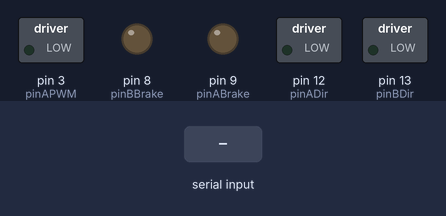
Bench run of a sketch on a simulated Arduino Uno, built with avr-gcc and run on an emulated ATmega328P. Parts: switched loads named in the sketch (green lamp = pin HIGH), output pins drawn as LEDs (lit = HIGH). The inputs (shaded band) are chosen by the test bench.

Above: at 1.2 s.
1.3 s: byte 1 (1) received over Serial
At 2.5 s:
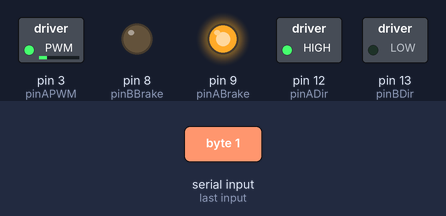
At 12.5 s:
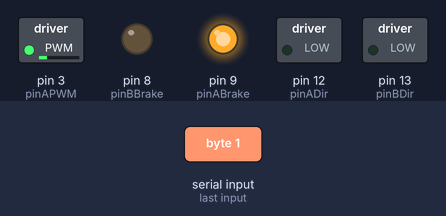
Timing chart, 0 to 12.8 s (numbered marks = the images above; inputs shaded):
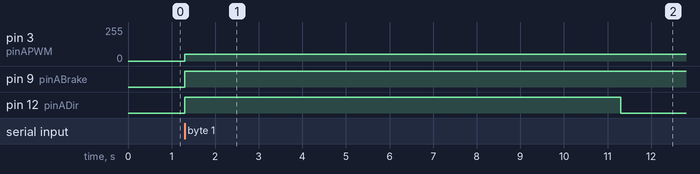

Measured:
- after the input at 1.3 s, pin 3 (pinAPWM): 0/255 → 50/255 at once; pin 9 (pinABrake): LOW → HIGH at once; pin 12 (pinADir): LOW → HIGH at once, → LOW 10.0 s later

The sketch:

sandwichmaker.ino
```cpp
const int pinAPWM = 3;
const int pinADir = 12;
const int pinABrake = 9;

const int pinBPWM = 11;
const int pinBDir = 13;
const int pinBBrake = 8;

const int pinGreen = 2;
const int pinRed = 4;

const int pos[] =
  {0, 1000, 1500, 2000, 2500, 3000, 3500, 4000, 4500, 5000};

long time = 0;
long lastTime = 0;
int ledState = LOW;
byte sandwich[10];

void motor1(int p) {
  digitalWrite(pinADir, HIGH);
  digitalWrite(pinABrake, LOW);
  analogWrite(pinAPWM, 50);
  delay(pos[p]);
  digitalWrite(pinABrake, HIGH);
  delay(1000);
  digitalWrite(pinADir, LOW);
  digitalWrite(pinABrake, LOW);
  analogWrite(pinAPWM, 50);
  delay(pos[p]);
  digitalWrite(pinABrake, HIGH);

}

void run() {
  for (int i = 0; i < 10; i++) {
    motor1(sandwich[i]);
  }
}

void flashLed(int l) {
  if (time - lastTime > 500) {
      lastTime = time;

      if (ledState == LOW)
        ledState = HIGH;
      else
        ledState = LOW;

      if (l = 0)
        digitalWrite(pinGreen, ledState);
      else
        digitalWrite(pinRed, ledState);
    }
}

void setup() {
  pinMode(pinADir, OUTPUT);
  pinMode(pinABrake, OUTPUT);
  pinMode(pinBDir, OUTPUT);
  pinMode(pinBBrake, OUTPUT);

  Serial.begin(9600);
}

void loop() {
  time = millis();
  if (Serial.available() > 0) {
    digitalWrite(pinGreen, HIGH);
    if (Serial.read() == 1) {
      digitalWrite(pinRed, HIGH);
      for (int i = 0; i < 10; i++) {
        sandwich[i] = Serial.read();
      }
      run();
      digitalWrite(pinRed, LOW);
    }
  } else {
    flashLed(0);
  }

}
```
